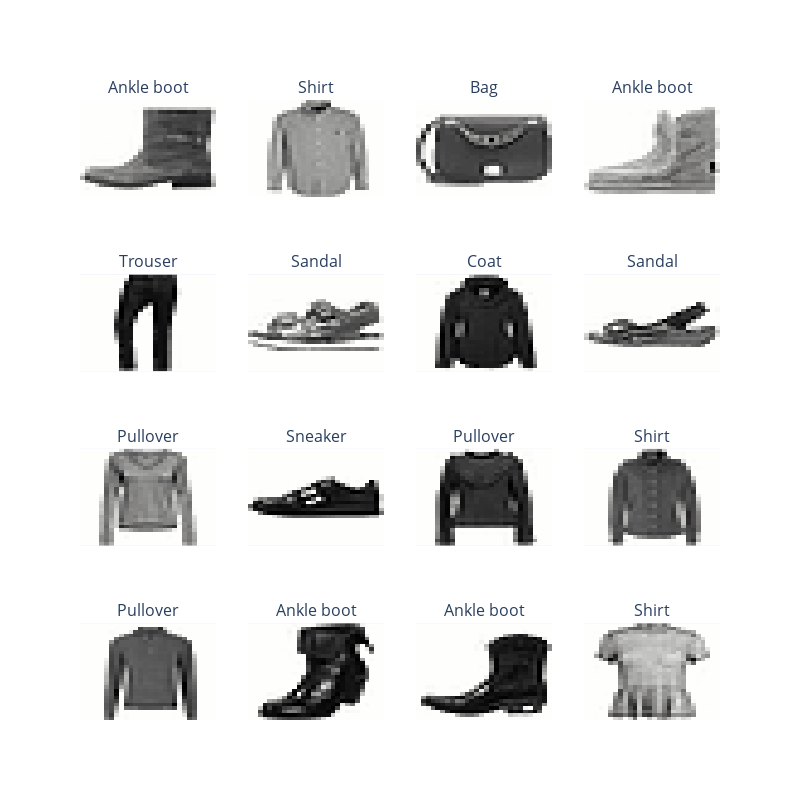

Write notebook code for a chart like this one.
### Code cell
from plotly.subplots import make_subplots

# plot more images
rows = 4
cols = 4
figure = make_subplots(rows=rows, cols=cols, subplot_titles=["title"] * rows * cols)
for i in range(0, rows*cols):
  random_idx = torch.randint(0, len(train_data), size=[1]).item()
  image, label = train_data[random_idx]
  row = (i // cols) + 1
  col=(i % cols) + 1
  figure.add_trace(row=row, col=col, trace=go.Heatmap(z=image.squeeze(), colorscale="gray_r", showscale=False))
  figure.layout.annotations[i].text = class_names[label]

figure.update_xaxes(visible=False)
figure.update_yaxes(visible=False, autorange="reversed")
figure.update_layout(height=800, width=800)
figure.show()

### Figure 1 — Plotly figure (JSON) as saved in the notebook; plotly's stock layout.template omitted (floating-point values rounded to 4 significant figures; data arrays with more than 128 entries replaced by an {"elided": "..."} marker saying what was removed)
{"data": [{"colorscale": [[0, "rgb(254, 254, 253)"], [0.09091, "rgb(224, 224, 223)"], [0.1818, "rgb(197, 197, 195)"], [0.2727, "rgb(171, 171, 170)"], [0.3636, "rgb(146, 146, 145)"], [0.4545, "rgb(124, 123, 122)"], [0.5455, "rgb(102, 101, 101)"], [0.6364, "rgb(81, 80, 80)"], [0.7273, "rgb(59, 59, 59)"], [0.8182, "rgb(38, 38, 38)"], [0.9091, "rgb(16, 16, 16)"], [1, "rgb(0, 0, 0)"]], "showscale": false, "type": "heatmap", "xaxis": "x", "yaxis": "y", "z": {"elided": "28x28 float values"}}, {"colorscale": [[0, "rgb(254, 254, 253)"], [0.09091, "rgb(224, 224, 223)"], [0.1818, "rgb(197, 197, 195)"], [0.2727, "rgb(171, 171, 170)"], [0.3636, "rgb(146, 146, 145)"], [0.4545, "rgb(124, 123, 122)"], [0.5455, "rgb(102, 101, 101)"], [0.6364, "rgb(81, 80, 80)"], [0.7273, "rgb(59, 59, 59)"], [0.8182, "rgb(38, 38, 38)"], [0.9091, "rgb(16, 16, 16)"], [1, "rgb(0, 0, 0)"]], "showscale": false, "type": "heatmap", "xaxis": "x2", "yaxis": "y2", "z": {"elided": "28x28 float values"}}, {"colorscale": [[0, "rgb(254, 254, 253)"], [0.09091, "rgb(224, 224, 223)"], [0.1818, "rgb(197, 197, 195)"], [0.2727, "rgb(171, 171, 170)"], [0.3636, "rgb(146, 146, 145)"], [0.4545, "rgb(124, 123, 122)"], [0.5455, "rgb(102, 101, 101)"], [0.6364, "rgb(81, 80, 80)"], [0.7273, "rgb(59, 59, 59)"], [0.8182, "rgb(38, 38, 38)"], [0.9091, "rgb(16, 16, 16)"], [1, "rgb(0, 0, 0)"]], "showscale": false, "type": "heatmap", "xaxis": "x3", "yaxis": "y3", "z": {"elided": "28x28 float values"}}, {"colorscale": [[0, "rgb(254, 254, 253)"], [0.09091, "rgb(224, 224, 223)"], [0.1818, "rgb(197, 197, 195)"], [0.2727, "rgb(171, 171, 170)"], [0.3636, "rgb(146, 146, 145)"], [0.4545, "rgb(124, 123, 122)"], [0.5455, "rgb(102, 101, 101)"], [0.6364, "rgb(81, 80, 80)"], [0.7273, "rgb(59, 59, 59)"], [0.8182, "rgb(38, 38, 38)"], [0.9091, "rgb(16, 16, 16)"], [1, "rgb(0, 0, 0)"]], "showscale": false, "type": "heatmap", "xaxis": "x4", "yaxis": "y4", "z": {"elided": "28x28 float values"}}, {"colorscale": [[0, "rgb(254, 254, 253)"], [0.09091, "rgb(224, 224, 223)"], [0.1818, "rgb(197, 197, 195)"], [0.2727, "rgb(171, 171, 170)"], [0.3636, "rgb(146, 146, 145)"], [0.4545, "rgb(124, 123, 122)"], [0.5455, "rgb(102, 101, 101)"], [0.6364, "rgb(81, 80, 80)"], [0.7273, "rgb(59, 59, 59)"], [0.8182, "rgb(38, 38, 38)"], [0.9091, "rgb(16, 16, 16)"], [1, "rgb(0, 0, 0)"]], "showscale": false, "type": "heatmap", "xaxis": "x5", "yaxis": "y5", "z": {"elided": "28x28 float values"}}, {"colorscale": [[0, "rgb(254, 254, 253)"], [0.09091, "rgb(224, 224, 223)"], [0.1818, "rgb(197, 197, 195)"], [0.2727, "rgb(171, 171, 170)"], [0.3636, "rgb(146, 146, 145)"], [0.4545, "rgb(124, 123, 122)"], [0.5455, "rgb(102, 101, 101)"], [0.6364, "rgb(81, 80, 80)"], [0.7273, "rgb(59, 59, 59)"], [0.8182, "rgb(38, 38, 38)"], [0.9091, "rgb(16, 16, 16)"], [1, "rgb(0, 0, 0)"]], "showscale": false, "type": "heatmap", "xaxis": "x6", "yaxis": "y6", "z": {"elided": "28x28 float values"}}, {"colorscale": [[0, "rgb(254, 254, 253)"], [0.09091, "rgb(224, 224, 223)"], [0.1818, "rgb(197, 197, 195)"], [0.2727, "rgb(171, 171, 170)"], [0.3636, "rgb(146, 146, 145)"], [0.4545, "rgb(124, 123, 122)"], [0.5455, "rgb(102, 101, 101)"], [0.6364, "rgb(81, 80, 80)"], [0.7273, "rgb(59, 59, 59)"], [0.8182, "rgb(38, 38, 38)"], [0.9091, "rgb(16, 16, 16)"], [1, "rgb(0, 0, 0)"]], "showscale": false, "type": "heatmap", "xaxis": "x7", "yaxis": "y7", "z": {"elided": "28x28 float values"}}, {"colorscale": [[0, "rgb(254, 254, 253)"], [0.09091, "rgb(224, 224, 223)"], [0.1818, "rgb(197, 197, 195)"], [0.2727, "rgb(171, 171, 170)"], [0.3636, "rgb(146, 146, 145)"], [0.4545, "rgb(124, 123, 122)"], [0.5455, "rgb(102, 101, 101)"], [0.6364, "rgb(81, 80, 80)"], [0.7273, "rgb(59, 59, 59)"], [0.8182, "rgb(38, 38, 38)"], [0.9091, "rgb(16, 16, 16)"], [1, "rgb(0, 0, 0)"]], "showscale": false, "type": "heatmap", "xaxis": "x8", "yaxis": "y8", "z": {"elided": "28x28 float values"}}, {"colorscale": [[0, "rgb(254, 254, 253)"], [0.09091, "rgb(224, 224, 223)"], [0.1818, "rgb(197, 197, 195)"], [0.2727, "rgb(171, 171, 170)"], [0.3636, "rgb(146, 146, 145)"], [0.4545, "rgb(124, 123, 122)"], [0.5455, "rgb(102, 101, 101)"], [0.6364, "rgb(81, 80, 80)"], [0.7273, "rgb(59, 59, 59)"], [0.8182, "rgb(38, 38, 38)"], [0.9091, "rgb(16, 16, 16)"], [1, "rgb(0, 0, 0)"]], "showscale": false, "type": "heatmap", "xaxis": "x9", "yaxis": "y9", "z": {"elided": "28x28 float values"}}, {"colorscale": [[0, "rgb(254, 254, 253)"], [0.09091, "rgb(224, 224, 223)"], [0.1818, "rgb(197, 197, 195)"], [0.2727, "rgb(171, 171, 170)"], [0.3636, "rgb(146, 146, 145)"], [0.4545, "rgb(124, 123, 122)"], [0.5455, "rgb(102, 101, 101)"], [0.6364, "rgb(81, 80, 80)"], [0.7273, "rgb(59, 59, 59)"], [0.8182, "rgb(38, 38, 38)"], [0.9091, "rgb(16, 16, 16)"], [1, "rgb(0, 0, 0)"]], "showscale": false, "type": "heatmap", "xaxis": "x10", "yaxis": "y10", "z": {"elided": "28x28 float values"}}, {"colorscale": [[0, "rgb(254, 254, 253)"], [0.09091, "rgb(224, 224, 223)"], [0.1818, "rgb(197, 197, 195)"], [0.2727, "rgb(171, 171, 170)"], [0.3636, "rgb(146, 146, 145)"], [0.4545, "rgb(124, 123, 122)"], [0.5455, "rgb(102, 101, 101)"], [0.6364, "rgb(81, 80, 80)"], [0.7273, "rgb(59, 59, 59)"], [0.8182, "rgb(38, 38, 38)"], [0.9091, "rgb(16, 16, 16)"], [1, "rgb(0, 0, 0)"]], "showscale": false, "type": "heatmap", "xaxis": "x11", "yaxis": "y11", "z": {"elided": "28x28 float values"}}, {"colorscale": [[0, "rgb(254, 254, 253)"], [0.09091, "rgb(224, 224, 223)"], [0.1818, "rgb(197, 197, 195)"], [0.2727, "rgb(171, 171, 170)"], [0.3636, "rgb(146, 146, 145)"], [0.4545, "rgb(124, 123, 122)"], [0.5455, "rgb(102, 101, 101)"], [0.6364, "rgb(81, 80, 80)"], [0.7273, "rgb(59, 59, 59)"], [0.8182, "rgb(38, 38, 38)"], [0.9091, "rgb(16, 16, 16)"], [1, "rgb(0, 0, 0)"]], "showscale": false, "type": "heatmap", "xaxis": "x12", "yaxis": "y12", "z": {"elided": "28x28 float values"}}, {"colorscale": [[0, "rgb(254, 254, 253)"], [0.09091, "rgb(224, 224, 223)"], [0.1818, "rgb(197, 197, 195)"], [0.2727, "rgb(171, 171, 170)"], [0.3636, "rgb(146, 146, 145)"], [0.4545, "rgb(124, 123, 122)"], [0.5455, "rgb(102, 101, 101)"], [0.6364, "rgb(81, 80, 80)"], [0.7273, "rgb(59, 59, 59)"], [0.8182, "rgb(38, 38, 38)"], [0.9091, "rgb(16, 16, 16)"], [1, "rgb(0, 0, 0)"]], "showscale": false, "type": "heatmap", "xaxis": "x13", "yaxis": "y13", "z": {"elided": "28x28 float values"}}, {"colorscale": [[0, "rgb(254, 254, 253)"], [0.09091, "rgb(224, 224, 223)"], [0.1818, "rgb(197, 197, 195)"], [0.2727, "rgb(171, 171, 170)"], [0.3636, "rgb(146, 146, 145)"], [0.4545, "rgb(124, 123, 122)"], [0.5455, "rgb(102, 101, 101)"], [0.6364, "rgb(81, 80, 80)"], [0.7273, "rgb(59, 59, 59)"], [0.8182, "rgb(38, 38, 38)"], [0.9091, "rgb(16, 16, 16)"], [1, "rgb(0, 0, 0)"]], "showscale": false, "type": "heatmap", "xaxis": "x14", "yaxis": "y14", "z": {"elided": "28x28 float values"}}, {"colorscale": [[0, "rgb(254, 254, 253)"], [0.09091, "rgb(224, 224, 223)"], [0.1818, "rgb(197, 197, 195)"], [0.2727, "rgb(171, 171, 170)"], [0.3636, "rgb(146, 146, 145)"], [0.4545, "rgb(124, 123, 122)"], [0.5455, "rgb(102, 101, 101)"], [0.6364, "rgb(81, 80, 80)"], [0.7273, "rgb(59, 59, 59)"], [0.8182, "rgb(38, 38, 38)"], [0.9091, "rgb(16, 16, 16)"], [1, "rgb(0, 0, 0)"]], "showscale": false, "type": "heatmap", "xaxis": "x15", "yaxis": "y15", "z": {"elided": "28x28 float values"}}, {"colorscale": [[0, "rgb(254, 254, 253)"], [0.09091, "rgb(224, 224, 223)"], [0.1818, "rgb(197, 197, 195)"], [0.2727, "rgb(171, 171, 170)"], [0.3636, "rgb(146, 146, 145)"], [0.4545, "rgb(124, 123, 122)"], [0.5455, "rgb(102, 101, 101)"], [0.6364, "rgb(81, 80, 80)"], [0.7273, "rgb(59, 59, 59)"], [0.8182, "rgb(38, 38, 38)"], [0.9091, "rgb(16, 16, 16)"], [1, "rgb(0, 0, 0)"]], "showscale": false, "type": "heatmap", "xaxis": "x16", "yaxis": "y16", "z": {"elided": "28x28 float values"}}], "layout": {"annotations": [{"font": {"size": 16}, "showarrow": false, "text": "Ankle boot", "x": 0.1062, "xanchor": "center", "xref": "paper", "y": 1, "yanchor": "bottom", "yref": "paper"}, {"font": {"size": 16}, "showarrow": false, "text": "Shirt", "x": 0.3688, "xanchor": "center", "xref": "paper", "y": 1, "yanchor": "bottom", "yref": "paper"}, {"font": {"size": 16}, "showarrow": false, "text": "Bag", "x": 0.6313, "xanchor": "center", "xref": "paper", "y": 1, "yanchor": "bottom", "yref": "paper"}, {"font": {"size": 16}, "showarrow": false, "text": "Ankle boot", "x": 0.8938, "xanchor": "center", "xref": "paper", "y": 1, "yanchor": "bottom", "yref": "paper"}, {"font": {"size": 16}, "showarrow": false, "text": "Trouser", "x": 0.1062, "xanchor": "center", "xref": "paper", "y": 0.7188, "yanchor": "bottom", "yref": "paper"}, {"font": {"size": 16}, "showarrow": false, "text": "Sandal", "x": 0.3688, "xanchor": "center", "xref": "paper", "y": 0.7188, "yanchor": "bottom", "yref": "paper"}, {"font": {"size": 16}, "showarrow": false, "text": "Coat", "x": 0.6313, "xanchor": "center", "xref": "paper", "y": 0.7188, "yanchor": "bottom", "yref": "paper"}, {"font": {"size": 16}, "showarrow": false, "text": "Sandal", "x": 0.8938, "xanchor": "center", "xref": "paper", "y": 0.7188, "yanchor": "bottom", "yref": "paper"}, {"font": {"size": 16}, "showarrow": false, "text": "Pullover", "x": 0.1062, "xanchor": "center", "xref": "paper", "y": 0.4375, "yanchor": "bottom", "yref": "paper"}, {"font": {"size": 16}, "showarrow": false, "text": "Sneaker", "x": 0.3688, "xanchor": "center", "xref": "paper", "y": 0.4375, "yanchor": "bottom", "yref": "paper"}, {"font": {"size": 16}, "showarrow": false, "text": "Pullover", "x": 0.6313, "xanchor": "center", "xref": "paper", "y": 0.4375, "yanchor": "bottom", "yref": "paper"}, {"font": {"size": 16}, "showarrow": false, "text": "Shirt", "x": 0.8938, "xanchor": "center", "xref": "paper", "y": 0.4375, "yanchor": "bottom", "yref": "paper"}, {"font": {"size": 16}, "showarrow": false, "text": "Pullover", "x": 0.1062, "xanchor": "center", "xref": "paper", "y": 0.1562, "yanchor": "bottom", "yref": "paper"}, {"font": {"size": 16}, "showarrow": false, "text": "Ankle boot", "x": 0.3688, "xanchor": "center", "xref": "paper", "y": 0.1562, "yanchor": "bottom", "yref": "paper"}, {"font": {"size": 16}, "showarrow": false, "text": "Ankle boot", "x": 0.6313, "xanchor": "center", "xref": "paper", "y": 0.1562, "yanchor": "bottom", "yref": "paper"}, {"font": {"size": 16}, "showarrow": false, "text": "Shirt", "x": 0.8938, "xanchor": "center", "xref": "paper", "y": 0.1562, "yanchor": "bottom", "yref": "paper"}], "height": 800, "width": 800, "xaxis": {"anchor": "y", "domain": [0, 0.2125], "visible": false}, "xaxis10": {"anchor": "y10", "domain": [0.2625, 0.475], "visible": false}, "xaxis11": {"anchor": "y11", "domain": [0.525, 0.7375], "visible": false}, "xaxis12": {"anchor": "y12", "domain": [0.7875, 1], "visible": false}, "xaxis13": {"anchor": "y13", "domain": [0, 0.2125], "visible": false}, "xaxis14": {"anchor": "y14", "domain": [0.2625, 0.475], "visible": false}, "xaxis15": {"anchor": "y15", "domain": [0.525, 0.7375], "visible": false}, "xaxis16": {"anchor": "y16", "domain": [0.7875, 1], "visible": false}, "xaxis2": {"anchor": "y2", "domain": [0.2625, 0.475], "visible": false}, "xaxis3": {"anchor": "y3", "domain": [0.525, 0.7375], "visible": false}, "xaxis4": {"anchor": "y4", "domain": [0.7875, 1], "visible": false}, "xaxis5": {"anchor": "y5", "domain": [0, 0.2125], "visible": false}, "xaxis6": {"anchor": "y6", "domain": [0.2625, 0.475], "visible": false}, "xaxis7": {"anchor": "y7", "domain": [0.525, 0.7375], "visible": false}, "xaxis8": {"anchor": "y8", "domain": [0.7875, 1], "visible": false}, "xaxis9": {"anchor": "y9", "domain": [0, 0.2125], "visible": false}, "yaxis": {"anchor": "x", "autorange": "reversed", "domain": [0.8438, 1], "visible": false}, "yaxis10": {"anchor": "x10", "autorange": "reversed", "domain": [0.2812, 0.4375], "visible": false}, "yaxis11": {"anchor": "x11", "autorange": "reversed", "domain": [0.2812, 0.4375], "visible": false}, "yaxis12": {"anchor": "x12", "autorange": "reversed", "domain": [0.2812, 0.4375], "visible": false}, "yaxis13": {"anchor": "x13", "autorange": "reversed", "domain": [0, 0.1562], "visible": false}, "yaxis14": {"anchor": "x14", "autorange": "reversed", "domain": [0, 0.1562], "visible": false}, "yaxis15": {"anchor": "x15", "autorange": "reversed", "domain": [0, 0.1562], "visible": false}, "yaxis16": {"anchor": "x16", "autorange": "reversed", "domain": [0, 0.1562], "visible": false}, "yaxis2": {"anchor": "x2", "autorange": "reversed", "domain": [0.8438, 1], "visible": false}, "yaxis3": {"anchor": "x3", "autorange": "reversed", "domain": [0.8438, 1], "visible": false}, "yaxis4": {"anchor": "x4", "autorange": "reversed", "domain": [0.8438, 1], "visible": false}, "yaxis5": {"anchor": "x5", "autorange": "reversed", "domain": [0.5625, 0.7188], "visible": false}, "yaxis6": {"anchor": "x6", "autorange": "reversed", "domain": [0.5625, 0.7188], "visible": false}, "yaxis7": {"anchor": "x7", "autorange": "reversed", "domain": [0.5625, 0.7188], "visible": false}, "yaxis8": {"anchor": "x8", "autorange": "reversed", "domain": [0.5625, 0.7188], "visible": false}, "yaxis9": {"anchor": "x9", "autorange": "reversed", "domain": [0.2812, 0.4375], "visible": false}}}
